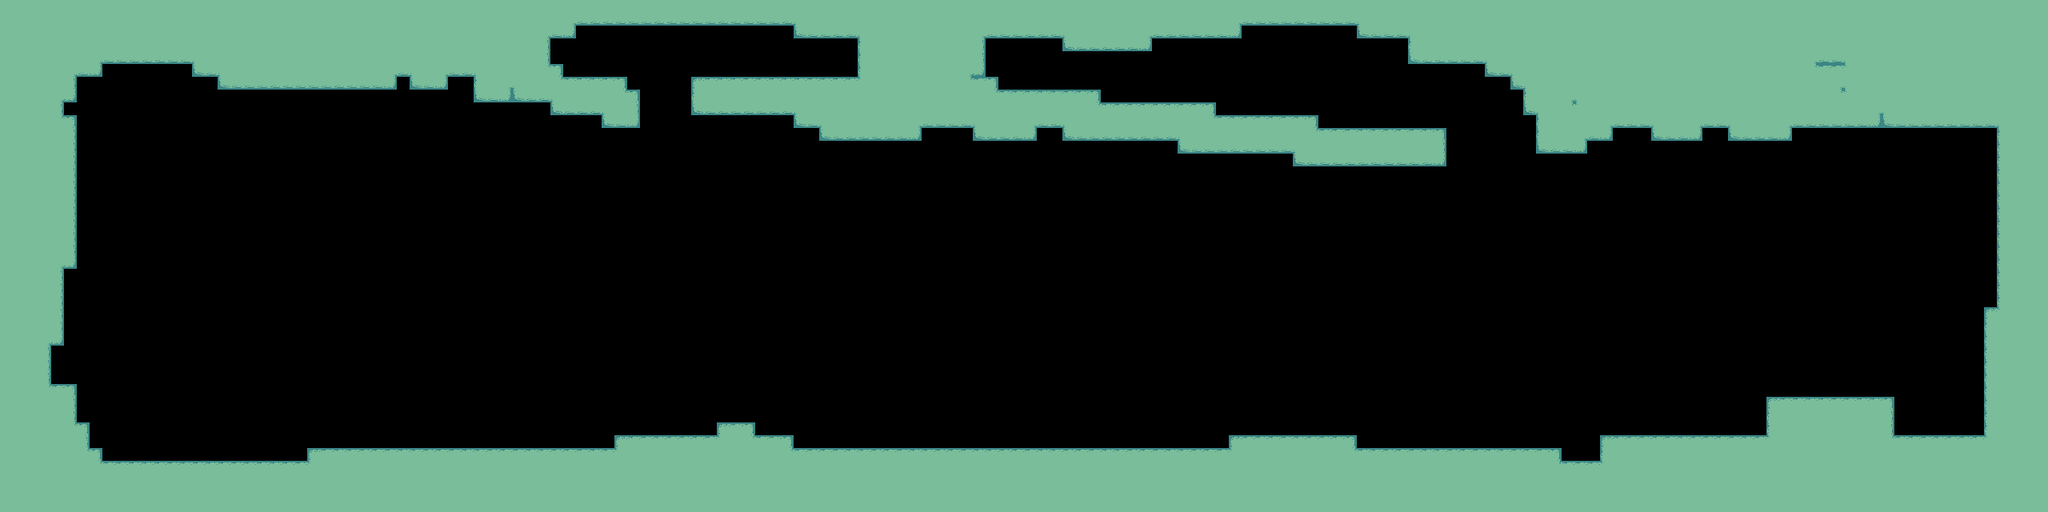

Rendered tile map (Tiled .tmx) drawn with the repository's tilesets; below, a short description and the map source with its tile grids summarised:
An orthogonal 160x40 tile map with 16x16 px tiles, 1 tile layer (Foreground), 3 tilesets and 24 objects (13x c03, 8x c01, 2x c02, portal).

<map version="1.0" orientation="orthogonal" width="160" height="40" tilewidth="16" tileheight="16">
 <tileset firstgid="1" name="level_tiles" tilewidth="16" tileheight="16">
  <image source="../images/level_tiles.png" width="80" height="48" />
  <terraintypes>
   <terrain name="Test Terrain" tile="-1" />
  </terraintypes>
  <tile id="0" terrain=",,,0" />
  <tile id="1" terrain=",,0,0" />
  <tile id="2" terrain=",,0," />
  <tile id="3" terrain="0,0,0," />
  <tile id="4" terrain="0,0,,0" />
  <tile id="5" terrain=",0,,0" />
  <tile id="6" terrain="0,0,0,0" />
  <tile id="7" terrain="0,,0," />
  <tile id="8" terrain="0,,0,0" />
  <tile id="9" terrain=",0,0,0" />
  <tile id="10" terrain=",0,," />
  <tile id="11" terrain="0,0,," />
  <tile id="12" terrain="0,,," />
 </tileset>
 <tileset firstgid="16" name="objects" tilewidth="64" tileheight="64">
  <image source="../images/objects.png" width="512" height="64" />
 </tileset>
 <tileset firstgid="24" name="enemies" tilewidth="64" tileheight="64">
  <image source="../images/enemies.png" width="512" height="64" />
  <tile id="1">
   <properties>
    <property name="type" value="c01" />
   </properties>
  </tile>
 </tileset>
 <layer name="Foreground" width="160" height="40">
  <properties>
   <property name="tileset" value="level_tiles" />
  </properties>
  <data>[6400 cells, 2349 non-empty, 13 distinct tile ids]</data>
 </layer>
 <objectgroup name="objects" width="160" height="40">
  <object type="portal" gid="17" x="128" y="576" />
  <object type="c01" gid="25" x="592" y="560" />
  <object type="c01" gid="25" x="768" y="544" />
  <object type="c01" gid="25" x="1152" y="560" />
  <object type="c01" gid="25" x="1296" y="560" />
  <object type="c01" gid="25" x="896" y="528" />
  <object type="c01" gid="25" x="1392" y="560" />
  <object type="c01" gid="25" x="1056" y="560" />
  <object type="c02" gid="26" x="1520" y="544" />
  <object type="c02" gid="26" x="2192" y="496" />
  <object type="c03" gid="27" x="880" y="96" />
  <object type="c03" gid="27" x="928" y="96" />
  <object type="c03" gid="27" x="688" y="96" />
  <object type="c03" gid="27" x="704" y="96" />
  <object type="c03" gid="27" x="1248" y="112" />
  <object type="c03" gid="27" x="1296" y="112" />
  <object type="c03" gid="27" x="1424" y="128" />
  <object type="c03" gid="27" x="1376" y="128" />
  <object type="c03" gid="27" x="1520" y="144" />
  <object type="c03" gid="27" x="1568" y="144" />
  <object type="c03" gid="27" x="1664" y="160" />
  <object type="c01" gid="25" x="1712" y="160" />
  <object type="c03" gid="27" x="1008" y="96" />
  <object type="c03" gid="27" x="960" y="96" />
 </objectgroup>
</map>
